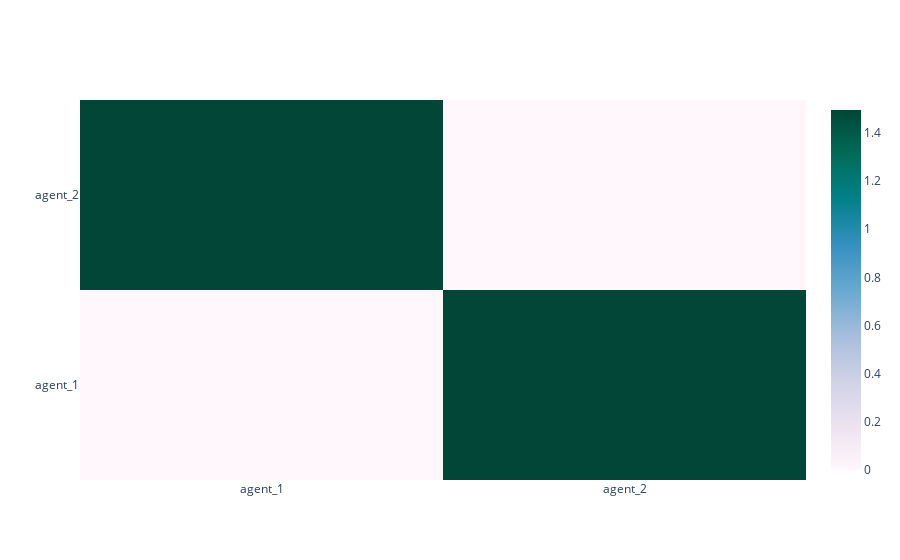

The notebook cell this image was saved under:
### Code cell
fig = heatmap(
    net.similarity_heatmap(),
    x_labels=['agent_'+str(i+1) for i in range(len(net.agents))],
    y_labels=['agent_'+str(i+1) for i in range(len(net.agents))]
)
fig.show()

### Figure 1 — Plotly figure (JSON) as saved in the notebook; plotly's stock layout.template omitted (floating-point values rounded to 4 significant figures)
{"data": [{"colorscale": [[0.0, "rgb(255,247,251)"], [0.125, "rgb(236,226,240)"], [0.25, "rgb(208,209,230)"], [0.375, "rgb(166,189,219)"], [0.5, "rgb(103,169,207)"], [0.625, "rgb(54,144,192)"], [0.75, "rgb(2,129,138)"], [0.875, "rgb(1,108,89)"], [1.0, "rgb(1,70,54)"]], "hoverongaps": false, "x": ["agent_1", "agent_2"], "y": ["agent_1", "agent_2"], "z": [[0.0, 1.495], [1.495, 0.0]], "type": "heatmap"}], "layout": {}}
